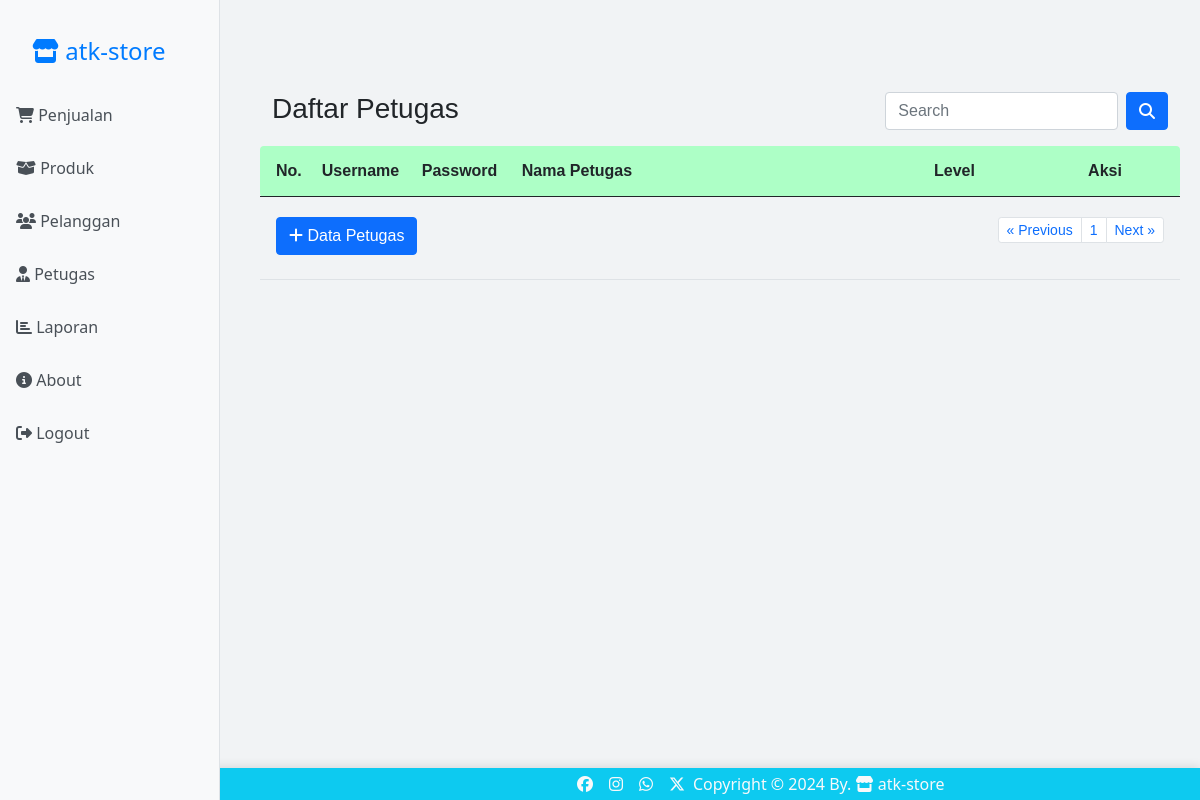
The page /petugas/index.php?halaman=2 (signed in) on the database as committed earlier.
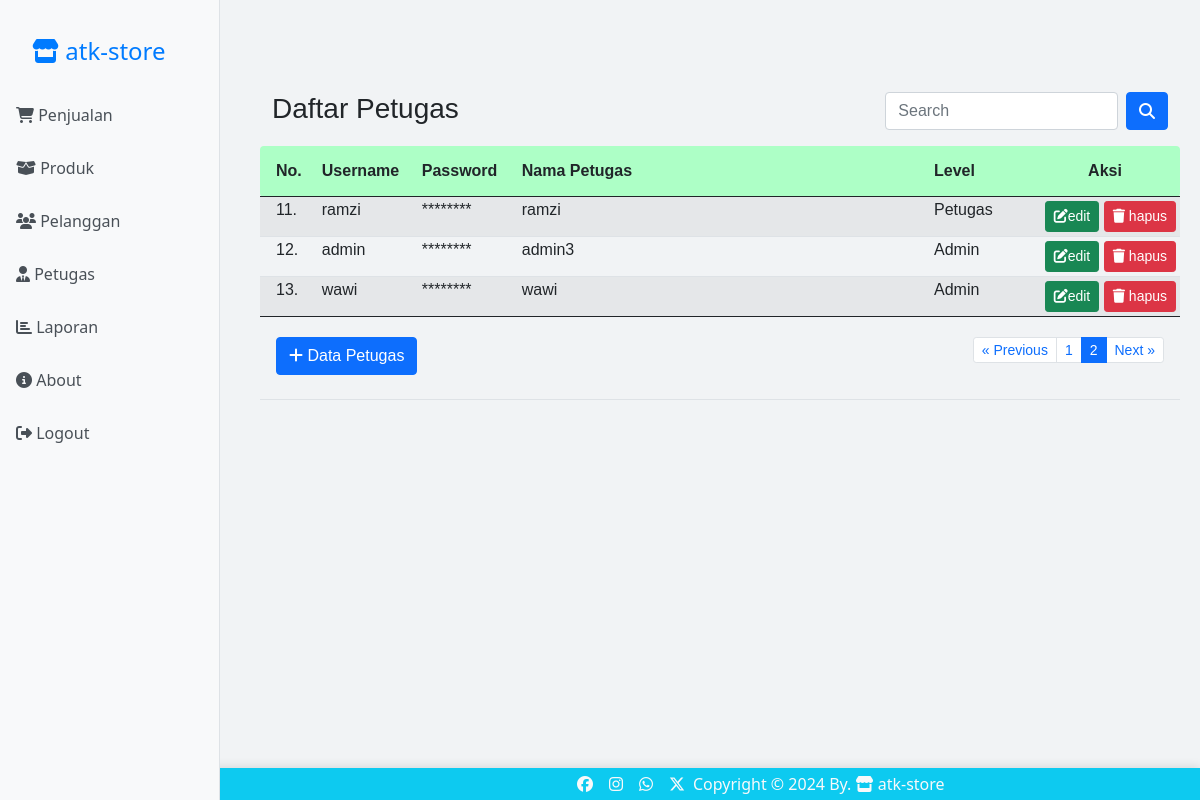
The same page on the database as committed later.
### tables this page shows
CREATE TABLE `petugas` (
  `id_petugas` int(11) NOT NULL,
  `username` varchar(30) DEFAULT NULL,
  `password` varchar(100) DEFAULT NULL,
  `nama_petugas` varchar(35) DEFAULT NULL,
  `level` enum('admin','petugas') DEFAULT NULL
);

### petugas/index.php (the view, shortened to what this page needs)
<?php
if (!isset($_SESSION['username']) && !isset($_SESSION['password'])) {
	?>
	<meta http-equiv="refresh" content="0;url=../login.php">
	<?php
} else {
	?>
	<html>
	<!DOCTYPE html>
	<html lang="en">
	<head>
		<link rel="stylesheet" href="../bootstrap/css/bootstrap.min.css" />
		<link rel="stylesheet" href="../styleMe.css">
	</head>
	<body>
		<?php include "../sidebar.php" ?>
		<main>
			<br><br><br>
			<div class="container">
				<div class="row">
					<div class="col-sm-8">
						<h3>Daftar Petugas</h3>
					</div>
					<div class="col-sm-4">
						<form class="d-flex" method="GET" action="">
							<input class="form-control me-2" type="text" placeholder="Search" name="np">
							<button class="btn btn-primary" type="submit"><i class="fas fa-search"></i></button>
						</form>
					</div>
				</div>
			</div>
			<table class="table table-hover table-striped table-sm">
				<thead class=" text-dark" style="background-color: #adffc6; color: white;">
					<tr>
						<th class="p-3 rounded-start" width="55px">No.</th>
						<th class="py-3" width="100px">Username</th>
						<th class="py-3" width="100px">Password</th>
						<th class="py-3">Nama Petugas</th>
						<th class="py-3" width="100px">Level</th>
						<th class="py-3 text-center rounded-end" width="150px">Aksi</th>
					</tr>
				</thead>
				<tbody>
					<?php
					include "../config.php";
					$batas = 10;
					$halaman = isset($_GET['halaman']) ? (int) $_GET['halaman'] : 1;
					$halaman_awal = ($halaman > 1) ? ($halaman * $batas) - $batas : 0;
					$previous = $halaman - 1;
					$next = $halaman + 1;
					if (isset($_GET['np'])) {
						$np = $_GET['np'];
						$sqldata = "select * from petugas where nama_petugas like '%$np%'";
					} else {
						$sqldata = "select * from petugas";
					}
					$resdata = mysqli_query($koneksi, $sqldata);
					$jumlah_data = mysqli_num_rows($resdata);
					$total_halaman = ceil($jumlah_data / $batas);
					if (isset($_GET['np'])) {
						$np = $_GET['np'];
						$sql = "select * from petugas where nama_petugas like '%$np%' limit $halaman_awal, $batas";
					} else {
						$sql = "select * from petugas limit $halaman_awal, $batas";
					}
					$result = mysqli_query($koneksi, $sql);
					$no = $halaman_awal + 1;
					while ($data = mysqli_fetch_array($result)) {
						?>
						<tr>
							<td class="px-3"><?= $no ?>.</td>
							<td><?= $data['username'] ?></td>
							<td>********</td>
							<td><?= $data['nama_petugas'] ?></td>
							<td class="text-capitalize"><?= $data['level'] ?></td>
							<td align="right">
								<a href="" class="btn btn-success btn-sm" data-bs-toggle="modal"
									data-bs-target="#modaledit<?= $data['id_petugas'] ?>"><i class="fas fa-edit"></i>edit</a>
								<a class="btn btn-danger btn-sm" href="delete.php?id=<?= $data['id_petugas'] ?>"
									onclick="return confirm('Apakah Anda Yakin data Petugas <?= $data['nama_petugas'] ?> akan dihapus ?')"
									class="hapus"><i class="fas fa-trash"></i> hapus</a>
							</td>
						</tr>
						<?php
						$no++;
					}
					?>
				</tbody>
				<tfoot>
					<tr>
						<td colspan="6" class="text-center">
							<div class="container">
								<div class="row">
									<div class="col-4 text-start py-3">
										<button type="button" class="btn btn-primary" data-bs-toggle="modal"
											data-bs-target="#myModal">
											<i class="fas fa-plus"></i> Data Petugas
										</button>
									</div>
									<div class="col-8 text-end py-3">
										<ul class="pagination justify-content-end pagination-sm">
											<li class="page-item"><a class="page-link" <?php if ($halaman > 1) {
												echo "href='?halaman=$previous'";
											} ?>>&laquo; Previous</a></li>
											<?php
											for ($x = 1; $x <= $total_halaman; $x++) {
												if ($x == $halaman) {
													?>
													<li class="page-item active"><a class="page-link"
															href="?halaman=<?php echo $x ?>"><?php echo $x; ?></a></li>
													<?php
												} else {
													?>
													<li class="page-item"><a class="page-link"
															href="?halaman=<?php echo $x ?>"><?php echo $x; ?></a></li>
													<?php
												}
											}
											?>
											<li class="page-item"><a class="page-link" <?php if ($halaman < $total_halaman) {
												echo "href='?halaman=$next'";
											} ?>>Next &raquo;</a></li>
										</ul>
									</div>
								</div>
							</div>
						</td>
					</tr>
				</tfoot>
			</table>
		</main>
	</body>
	</html>
<?php } ?>

### sidebar.php
<link rel="stylesheet" href="../css/all.min.css">
<link rel="stylesheet" href="css/fontawesome.min.css">
<div class="sidebar">
	<a href="../halaman utama" class="navbar-brand">
		<h2><i class="fas fa-store"></i> atk-store </h2>
	</a>
	<a href="../penjualan" class="btn-sidebar">
		<i class="fas fa-shopping-cart"></i> Penjualan
	</a>
	<?php if ($_SESSION['level'] == "admin") { ?>
		<a href="../produk" class="btn-sidebar">
			<i class="fas fa-box-open"></i> Produk
		</a>
		<a href="../pelanggan" class="btn-sidebar">
			<i class="fas fa-users"></i> Pelanggan
		</a>
		<a href="../petugas" class="btn-sidebar">
			<i class="fas fa-user-tie"></i> Petugas
		</a>
	<?php } ?>
	<a href="../report" class="btn-sidebar">
		<i class="fas fa-chart-bar"></i> Laporan
	</a>
	<a href="../about" class="btn-sidebar">
		<i class="fas fa-info-circle"></i> About
	</a>
	<a href="../logout.php" class="btn-sidebar">
		<i class="fas fa-sign-out-alt"></i> Logout
	</a>
</div>

### footer.php
<link rel="stylesheet" href="../css/all.min.css">
<link rel="stylesheet" href="css/fontawesome.min.css">
<footer class="container-fluid bg-info text-light"
    style="position:fixed; bottom:0; width:100%; box-shadow: 0 -2px 10px rgba(0,0,0,0.1);">
    <div class="container py-1 d-flex justify-content-between align-items-center">
        <div class="col-7 text-end d-flex justify-content-end">
            <a href="https://www.facebook.com/share/uTsrHyHY61ZPTB5t/" class="text-light mx-2" target="_blank"
                style="text-decoration:none;">
                <i class="fab fa-facebook"></i>
            </a>
            <a href="https://www.instagram.com/ramzimusthofa1/profilecard/?igsh=ejZ3anhwOWk1NnRl"
                class="text-light mx-2" target="_blank" style="text-decoration:none;">
                <i class="fab fa-instagram"></i>
            </a>
            <a href="https://wa.me/628818213731" class="text-light mx-2" target="_blank" style="text-decoration:none;">
                <i class="fab fa-whatsapp"></i>
            </a>
            <a href="https://x.com/TanyavonDe10341?t=N-z8uB47rE7rzHUVG9m_yw&s=08" class="text-light mx-2"
                target="_blank" style="text-decoration:none;">
                <i class="fa-brands fa-x-twitter"></i>
            </a>
        </div>
        <div class="col-5 text-start">
            <span>Copyright &copy; <?= date("Y") ?> By. <i class="fas fa-store"></i> atk-store </span>
        </div>
    </div>
</footer>

### styleMe.css (style rules this page uses)
.sidebar { height: 100%; width: 220px; position: fixed; z-index: 1; top: 0; left: 0; background-color: #f8f9fa; padding-top: 20px; border-right: 1px solid #dee2e6; }
.sidebar a { padding: 12px 16px; text-decoration: none; font-size: 16px; color: #495057; display: block; transition: all 0.3s ease; margin: 5px 0; border-radius: 4px; }
.sidebar h2 { font-size: 24px; color: #007bff; margin-left: 16px; }
main { margin-left: 240px; padding: 20px; font-family: "Arial", sans-serif; }
.btn-sidebar { padding: 8px; font-size: 14px; border: none; background-color: transparent; color: inherit; text-align: left; width: 100%; display: block; }
body { background-color: #f1f3f5; }

Rows that differ between the two databases and show on the page:
added petugas: username "ramzi", nama_petugas "ramzi", level "Petugas"
added petugas: username "admin", nama_petugas "admin3", level "Admin"
added petugas: username "wawi", nama_petugas "wawi", level "Admin"
Other text that changed with them:
new list line: "2"
